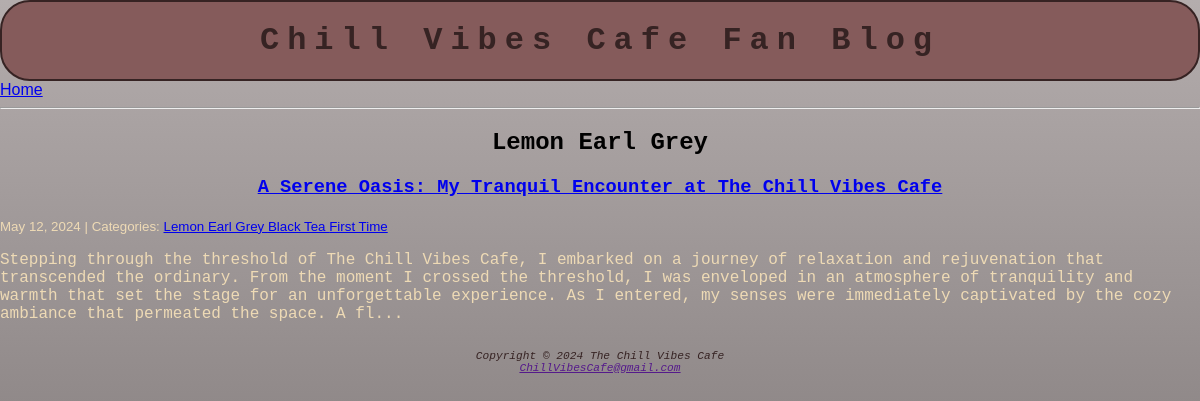
The page /category/Lemon Earl Grey/ on the database its author committed.
### blog/models.py (models this page shows, shortened)
class Category(models.Model):
    name = models.CharField(max_length=30)
    class Meta:
        verbose_name_plural = "categories"

class Post(models.Model):
    title = models.CharField(max_length=255)
    body = models.TextField()
    created_on = models.DateTimeField(auto_now_add=True)
    last_modified = models.DateTimeField(auto_now=True)
    categories = models.ManyToManyField("Category", related_name="posts")

### blog/views.py (the view)
# urls.py: path("category/<category>/", views.blog_category, name="blog_category"),
def blog_category(request, category):
    posts = Post.objects.filter(
        categories__name__contains=category
    ).order_by("-created_on")
    context = {
        "category": category,
        "posts": posts,
    }
    return render(request, "blog/category.html", context)

### blog/templates/blog/category.html
{% extends "blog/index.html" %}
{% block page_title %}
<h2>{{ category }}</h2>
{% endblock page_title %}

### blog/templates/blog/index.html (shortened to what this page needs)
{% extends "base.html" %}
{% block page_content %}
    {% block posts %}
        {% for post in posts %}
            <h3><a href="{% url 'blog_detail' post.pk %}">{{ post.title }}</a></h3>
            <small>
                {{ post.created_on.date }} | Categories:
                {% for category in post.categories.all %}
                    <a href="{% url 'blog_category' category.name %}">
                        {{ category.name }}
                    </a>
                {% endfor %}
            </small>
            <p>{{ post.body | slice:":400" }}...</p>
        {% endfor %}
    {% endblock posts %}
{% endblock page_content %}

### blog/static/css/blog.css (style rules this page uses)
* { box-sizing: border-box; }
html { height: 100%; }
body { height: 100%; margin: 0; color: #eedab5; background-image: linear-gradient(to bottom, #000000, #000000); background-repeat: no-repeat; background-attachment: fixed; font-family: Verdana, Geneva, Tahoma, sans-serif; border-radius: 50px; }
p { font-family: 'Courier New', Courier, monospace; text-align: left; display: grid; }
h2 { color: #000000; font-family: 'Courier New', Courier, monospace; text-align: center; }
h3 { font-family: 'Courier New', Courier, monospace; text-align: center; }
@media (min-width: 1024px) { body { background-image: linear-gradient(to bottom, #b4adad, #6d6666); } }

### rows shown on the page
Category: name "Lemon Earl Grey"
Post: title "A Serene Oasis: My Tranquil Encounter at The Chill Vibes Cafe", created_on "May 12, 2024", body "Stepping through the threshold of The Chill Vibes Cafe, I embarked on a journey of relaxation and rejuvenation that transcended the ordinary. From the moment I crossed the threshold, I was enveloped in an atmosphere of tranquility and warmth that set the stage for an unforgettable experience. As I entered, my senses were immediately captivated by the cozy ambiance that permeated the space. A fl"
Category: name "Black Tea"
Category: name "First Time"
